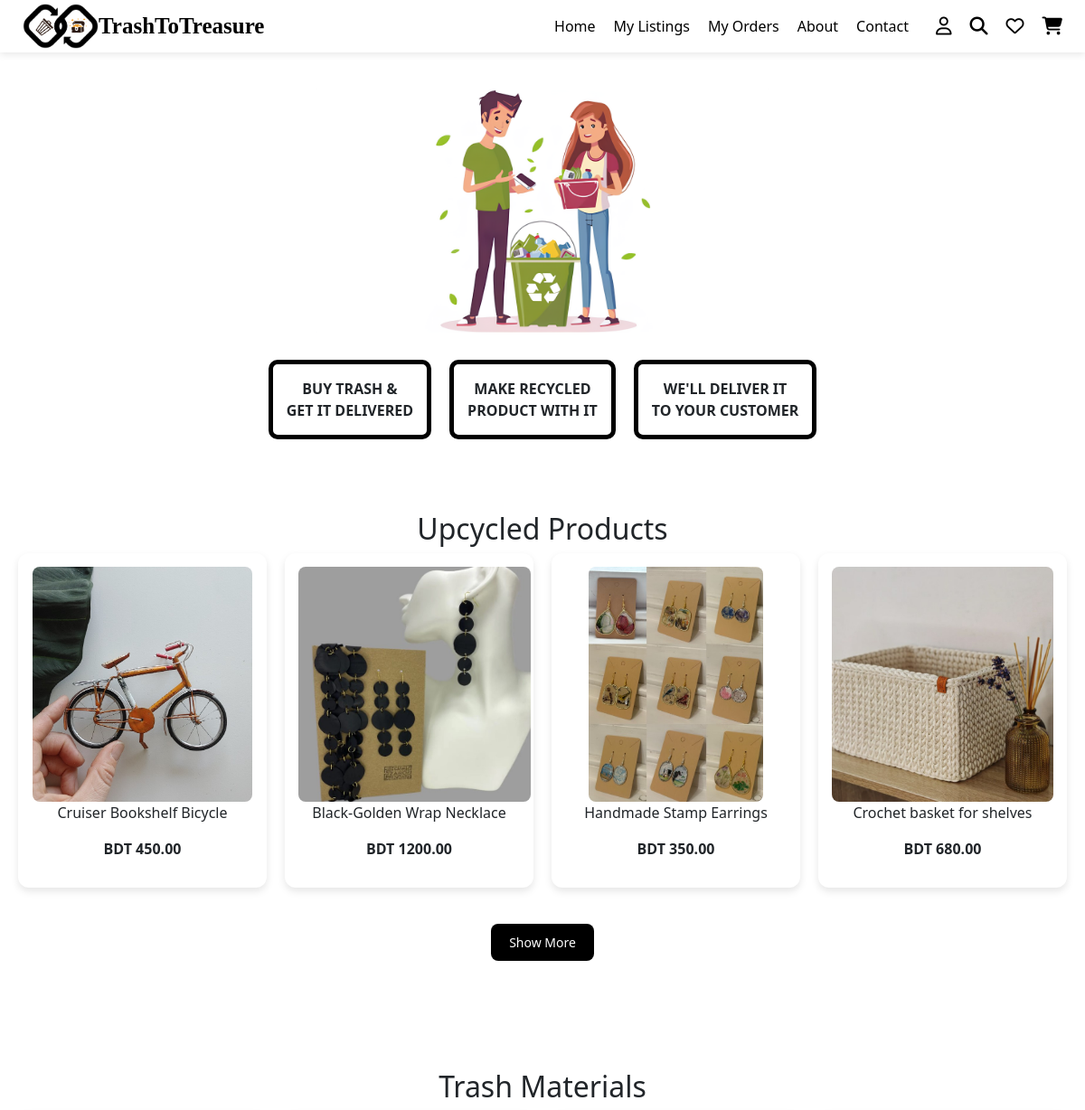
Before: / (signed in, upper part) with the older database file.
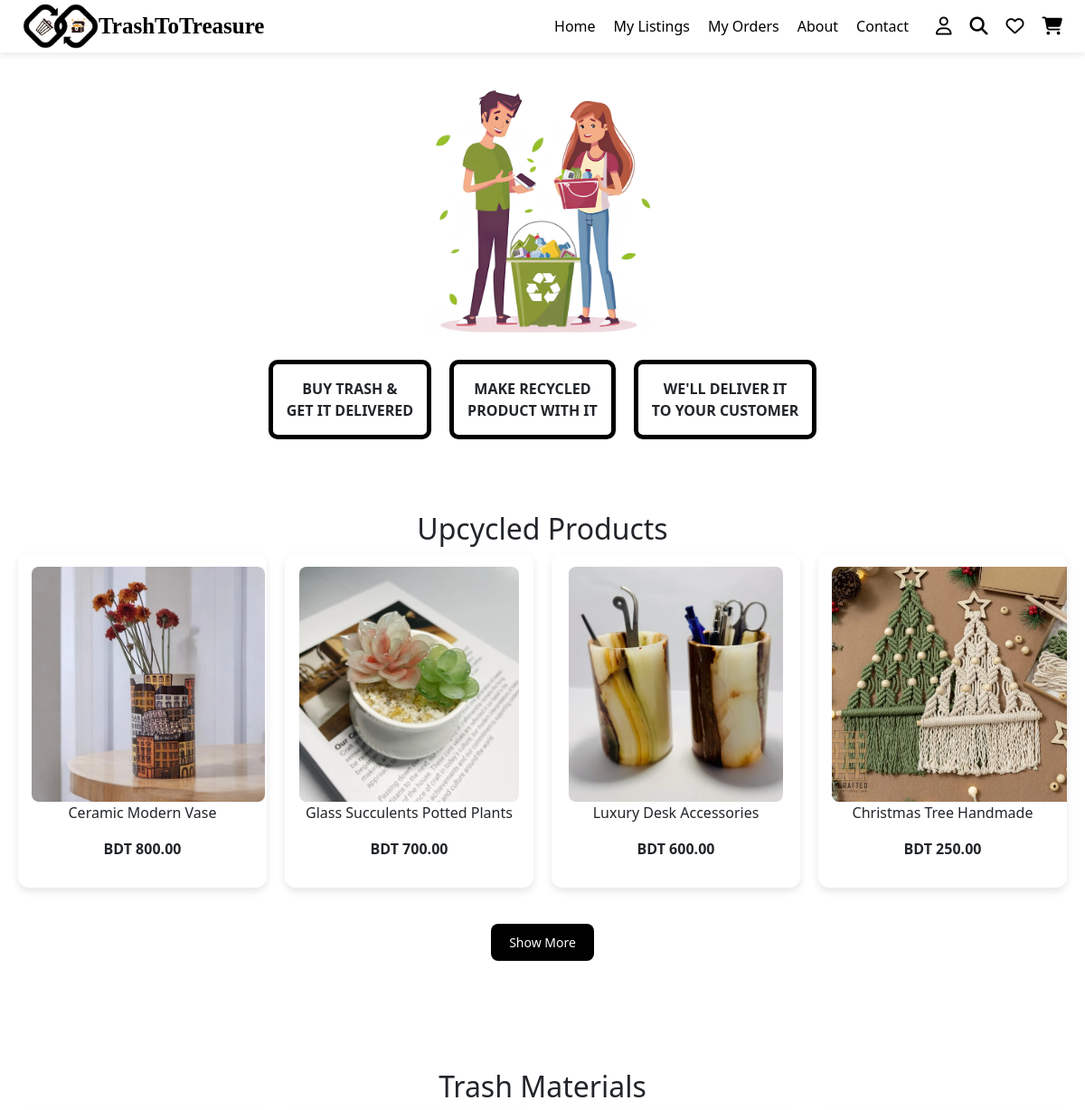
After: the same page with the newer database file.
### marketplace/models.py (models this page shows, shortened)
class UpcycledProduct(models.Model):
    product_name = models.CharField(max_length=255, default="")
    category = models.CharField(max_length=100, default="")
    description = models.TextField()
    price = models.DecimalField(max_digits=10, decimal_places=2)
    product_status = models.CharField(max_length=20, choices=PRODUCT_STATUS_CHOICES, default='active')
    artisan = models.ForeignKey(User, on_delete=models.CASCADE, related_name='upcycled_products', null=True, blank=True)
    approval_status = models.BooleanField(default=False)
    stock_availability = models.IntegerField()
    product_images = models.ImageField(upload_to='upcycled_products/', blank=True, null=True)
    location = models.CharField(max_length=255, default="")
    rating = models.DecimalField(max_digits=3, decimal_places=2, default=0.0)
    tags = models.CharField(max_length=255, blank=True, null=True)
    listing_date = models.DateTimeField(auto_now_add=True)
    last_updated = models.DateTimeField(auto_now=True, null=True, blank=True)
    sold_count = models.IntegerField(default=0)
    delivery_status = models.CharField(max_length=20, choices=DELIVERY_STATUS_CHOICES, default='ready')
    slug = models.SlugField(max_length=255, unique=True, blank=True)
    reviews = GenericRelation(Review)

### marketplace/views.py (the view)
# urls.py: 2. Add a URL to urlpatterns:  path('', views.home, name='home')
@login_required
def home(request):
    featured_products = UpcycledProduct.objects.order_by('-id')[:4]
    featured_trash_items = TrashItem.objects.order_by('-id')[:4]  # or any filter you like
    context = {
        'featured_products': featured_products,
        'featured_trash_items': featured_trash_items,
    }
    return render(request, 'home.html', context)

### marketplace/templates/home.html (shortened to what this page needs)
{% include "header.html" %}
{% load static %}
<!DOCTYPE html>
<html lang="en">
<head>
    <link rel="stylesheet" href="/static/css/home.css">
</head>
<body>
    <section class="hero">
        <img src="/static/images/homebg.png" alt="Illustration of recycling" class="hero-image">
        <div class="info-boxes">
            <div class="box">BUY TRASH & <br>GET IT DELIVERED</div>
            <div class="box">MAKE RECYCLED <br>PRODUCT WITH IT</div>
            <div class="box">WE'LL DELIVER IT <br>TO YOUR CUSTOMER</div>
        </div>
    </section>
    <section class="products">
        <h2>Upcycled Products</h2>
        <div class="product-grid">
            {% for product in featured_products %}
                <div class="product-card">
                    <img src="{{ product.product_images.url }}" alt="{{ product.product_name }}">
                    <p>{{ product.product_name }}</p>
                    <p class="price">BDT {{ product.price }}</p>
                </div>
            {% endfor %}
        </div>
        <div style="text-align: center; margin: 40px 0;">
            <a href="{% url 'upcycled_products' %}" class="button-link">
                <button class="show-more">Show More</button>
            </a>
        </div>
    </section>
    <section class="materials">
        <h2>Trash Materials</h2>
    </section>
</body>
</html>
    {% include "footer.html" %}

Changed rows visible on the page:
no longer on this page (row unchanged): UpcycledProduct: product_images (picture), product_name "Cruiser Bookshelf Bicycle", price "450.00"
no longer on this page (row unchanged): UpcycledProduct: product_images (picture), product_name "Black-Golden Wrap Necklace", price "1200.00"
no longer on this page (row unchanged): UpcycledProduct: product_images (picture), product_name "Handmade Stamp Earrings", price "350.00"
no longer on this page (row unchanged): UpcycledProduct: product_images (picture), product_name "Crochet basket for shelves", price "680.00"
added UpcycledProduct: product_images (picture), product_name "Ceramic Modern Vase", price "800.00"
added UpcycledProduct: product_images (picture), product_name "Glass Succulents Potted Plants", price "700.00"
added UpcycledProduct: product_images (picture), product_name "Luxury Desk Accessories", price "600.00"
added UpcycledProduct: product_images (picture), product_name "Christmas Tree Handmade", price "250.00"
